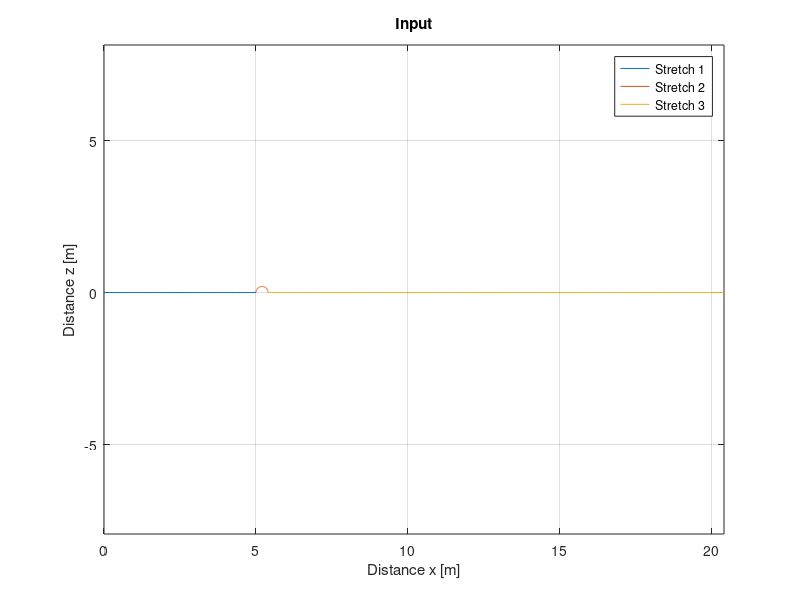
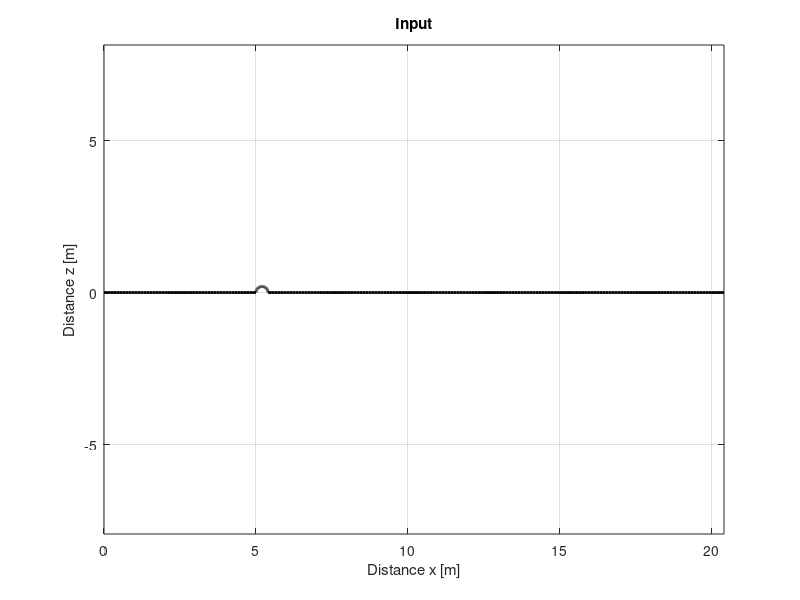
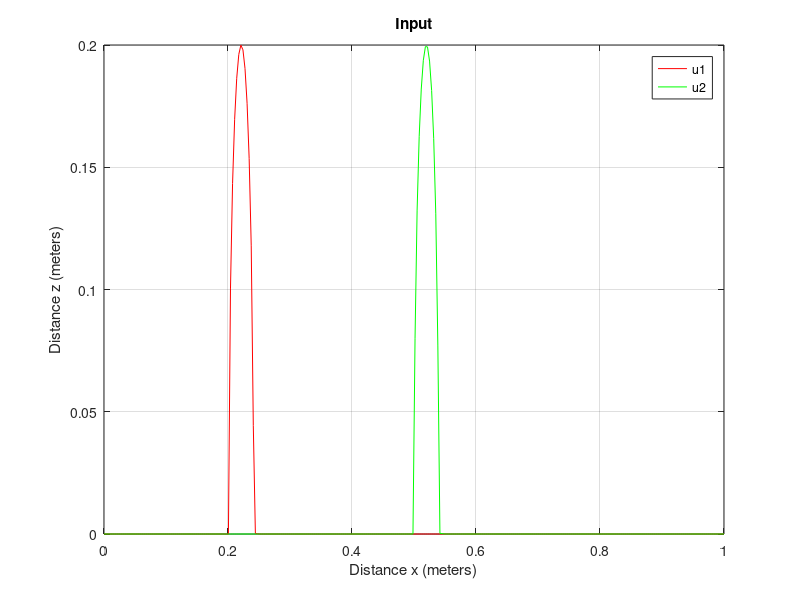
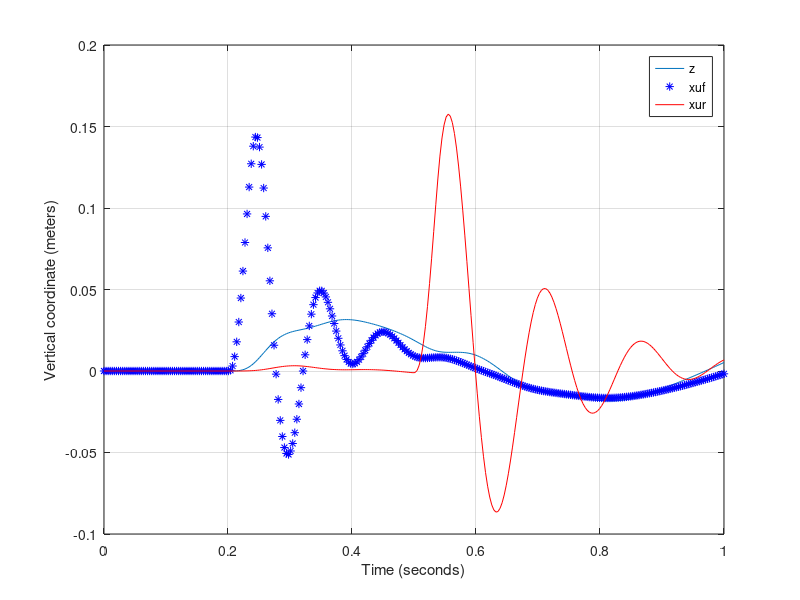

Recreate these plots in MATLAB, in order. (Note: this script raises an error after producing the figures.)
%% Parameters
%We will start by defining the parameters given in the word file to build
%our vehicle model
% Vehicle
ms   = 1794/2;    % Sprung mass                         
m_muf  = 87/2;       % Front unsprung mass                
m_mur  = 140/2;    % Rear unsprung mass                 
Is  = 3443;     % Moment of inertia of sprung mass  
a  = 1.271;      % Distance from centre of sprung mass to front axle                 
b  = 1.716;     % Distance from centre of sprung mass to rear axle               
kf  = 66824;    % Front spring constant             
kr  = 18615;    % Rear spring constant               
kt = 101115;   % Tyre spring constant                    
cf  = 1190;    % Front damping constant              
cr  = 1000;    % Rear damping constant             
% For animating our model
z_sstat = 1.6;   % Sprung mass static vertical position      [m]
z_ustat = 0.7;   % Unsprung mass static vertical position    [m]
h_s = 0.1;          % Sprung block height                       [m]
w_u = 0.3;          % Unsprung block width                      [m]
h_u = 0.1;          % Unsprung block height                     [m]
w_e = 0.2;          % Unsprung width extension                  [m]
l_win        = 5;   % Length window analysis                    [m]
l_win_maring = 0.3; % Length window margin at the begining      [m]
% Video
playback_speed = 0.1;               % Speed of playback
tF      = 1;                        % Final time                [s]
fR      = 30/playback_speed;        % Frame rate                [fps]
dt      = 1/fR;                     % Time resolution           [s]
time    = linspace(0,tF,tF*fR);     % Time                      [s]
%% Road
% Stretch 1
x_r_1_total = 5;        
dx_r_1 = 0.1;                                        
x_r_1 = 0:dx_r_1:x_r_1_total;
z_r_1 = zeros(1,length(x_r_1));
% Stretch 2
R_r = 0.2;             
th_r = 0:0.01:pi;
x_r_2 = -R_r*cos(th_r) + x_r_1_total+R_r;
z_r_2 = R_r*sin(th_r);
% Stretch 3
x_r_3_total = 15;      
dx_r_2 = 0.1;           
x_r_3 = x_r_1_total+2*R_r:dx_r_2:x_r_1_total+2*R_r+x_r_3_total;
z_r_3 = zeros(1,length(x_r_3));
% Concatenating 
X_r = [x_r_1 x_r_2(2:end) x_r_3(2:end)];
Z_r = [z_r_1 z_r_2(2:end) z_r_3(2:end)];
figure
hold on ; box on ; grid on ; axis equal
plot(x_r_1,z_r_1)
plot(x_r_2,z_r_2)
plot(x_r_3,z_r_3)
xlabel('Distance x [m]')
ylabel('Distance z [m]')
legend('Stretch 1','Stretch 2','Stretch 3')
title('Input')
figure
hold on ; box on ; grid on ; axis equal
plot(X_r,Z_r,'k','LineWidth',2)
xlabel('Distance x [m]')
ylabel('Distance z [m]')
title('Input')
%% Simulation
% z     : Body vertical motion coordinate
% th    : Body pitch motion coordinate
% xuf   : Front wheel vertical motion coordinate 
% xur   : Rear wheel vertical motion coordinate
% Mx'' + Cx' + K x = F u
M = [   ms   0   0   0   ;
        0   Is  0   0   ;
        0   0   m_muf  0   ;
        0   0   0   m_mur  ];
C = [   cf+cr           b*cr-a*cf         -cf         -cr     ;
        b*cr-a*cr     cf*a^2+cr*b^2     a*cf       -b*cr  ;
        -cf             a*cf               cf          0       ;
        -cr             -b*cr              0           cr      ];
K = [   kf+kr           b*kr-a*kf         -kf         -kr     ;
        b*kr-a*kf     kf*a^2+kr*b^2     a*kf       -b*kr  ;
        -kf             a*kf               kf+kt      0       ;
        -kr             -b*kr              0           kr+kt  ];
F = [   0       0   ;
        0       0   ;
        kt     0   ;
        0       kt ];
    
% State space model
A = [   zeros(4,4)      eye(4,4)   ;
        -M\K         -M\C    ];
B = [   zeros(4,2)  ;
        M\F      ];           
C = [   1 0 0 0 0 0 0 0 ;
        0 1 0 0 0 0 0 0 ;
        0 0 1 0 0 0 0 0 ;
        0 0 0 1 0 0 0 0 ;
        0 0 0 0 0 0 0 0 ;
        0 0 0 0 0 0 0 0 ;
        0 0 0 0 0 0 0 0 ;
        0 0 0 0 0 0 0 0 ];
D = zeros(8,2);
sys = ss(A,B,C,D);
% Input
vel = 10;                       % Longitudinal speed of the car            
lon_pos_1 = vel*time + a+b;   % Longitudinal position of the front axle  

lon_pos_2 = vel*time;           % Longitudinal position of the rear axle  

u1 = interp1(X_r,Z_r,lon_pos_1);
u2 = interp1(X_r,Z_r,lon_pos_2);
figure
hold on ; grid on ; box on
plot(time,u1,'r')
plot(time,u2,'g')
xlabel('Distance x (meters)')
ylabel('Distance z (meters)')
title('Input')
legend('u1','u2')
u_vet = [u1' u2'];
[y,time,x] = lsim(sys,u_vet,time);
z       = y(:,1); % Body vertical motion coordinate        
theta   = y(:,2); % Body pitch motion coordinate            
xuf     = y(:,3); % Front wheel vertical motion coordinate 
xur     = y(:,4); % Rear wheel vertical motion coordinate   
figure
hold on ; grid on ; box on
plot(time,z)
plot(time,xuf,'b*')
plot(time,xur,'r-')
xlabel('Time (seconds)')
ylabel('Vertical coordinate (meters)')
legend('z','xuf','xur')
%% Animation
color = cool(6); % Colormap
figure
% set(gcf,'Position',[50 50 1280 720])  % YouTube: 720p
% set(gcf,'Position',[50 50 854 480])   % YouTube: 480p
set(gcf,'Position',[50 50 640 640])     % Social
% Create and open video writer object
v = VideoWriter('half_car_model.mp4','MPEG-4');
v.Quality   = 100;
% v.FrameRate = fR;
open(v);
for i=1:length(time)
    
    cla
    % Instant position
    x_inst = vel*time(i);
    
    % Track passing by:
    set(gca,'xlim',[x_inst-l_win_maring x_inst+l_win],'ylim',[-1.7 -1.7+l_win])
    hold on ; grid on ; box on %; axis equal (Dont work well. It drifts vertically)
    plot([-10 X_r],[0 Z_r],'k','LineWidth',3)
    
    set(gca,'FontName','Verdana','FontSize',16)
    title(["Half car model",strcat('Time=',num2str(time(i),'%.3f'),' s (Playback speed=',num2str(playback_speed),')')])
    % Sprung mass plot
    fill([x_inst a+b+x_inst a+b+x_inst x_inst],[z(i)+z_sstat+b*theta(i) z(i)+z_sstat-a*theta(i) z(i)+z_sstat+h_s-a*theta(i) z(i)+z_sstat+h_s+b*theta(i)],color(6,:),'LineWidth',2)
  
    % Unprung mass front plot
    fill([x_inst-w_u/2+a+b-w_e     x_inst+w_u/2+a+b   x_inst+w_u/2+a+b   x_inst-w_u/2+a+b-w_e],...
         [xuf(i)+z_ustat  xuf(i)+z_ustat  xuf(i)+h_u+z_ustat  xuf(i)+h_u+z_ustat],color(2,:),'LineWidth',2)
    
    % Unprung mass rear plot
    fill([x_inst-w_u/2   x_inst+w_u/2+w_e     x_inst+w_u/2+w_e    x_inst-w_u/2],...
         [xur(i)+z_ustat   xur(i)+z_ustat  xur(i)+h_u+z_ustat     xur(i)+h_u+z_ustat],color(1,:),'LineWidth',2)
    % Damper
    plotDamper(z_sstat,z_ustat,y,i, x_inst+a+b , x_inst,a,b,h_u)
      
	% Spring
    plotSpring(z_sstat,z_ustat,u_vet,y,i, x_inst+a+b , x_inst,a,b,h_u)
    
    % Tire
    plot(x_inst+a+b,u_vet(i,1),'ko','MarkerFacecolor','k','MarkerSize',7) % Front
    plot(x_inst,u_vet(i,2),'ko','MarkerFacecolor','k','MarkerSize',7) % Rear
  
    xlabel('x [m]')
    ylabel('z [m]')
    
    frame = getframe(gcf);
    writeVideo(v,frame);
    
end
close(v);
function plotSpring(z_s_static , z_u_static , u_vet , y , i , x_1 , x_2 , a1 , a2 , h_u)
    % Spring parameters
    rod_Pct    = 0.11;      % Length rod percentage of total gap
    spring_Pct = 1/3;       % Spring pitch percentage of spring gap 
    spring_wid = 2;         % Spring line width
    % Tire 1 spring  geometry 
    c_t_1 = x_1;            % Longitudinal position
    w_t_1 = 0.07;            % Width
    % Tire 2 spring geometry 
    c_t_2 = x_2;         	% Longitudinal position
    w_t_2 = 0.07;            % Width
    
    % Suspension 1 spring geometry 
    c_s_1 = x_1;            % Longitudinal position
    w_s_1 = 0.1;            % Width
    % Suspension 2 spring geometry 
    c_s_2 = x_2;         	% Longitudinal position
    w_s_2 = 0.1;            % Width
    
    % Base front and rear
    z_b_1 = u_vet(:,1); % Front
    z_b_2 = u_vet(:,2); % Rear
    % Unsprung mass absolute vertical position (lower center point)
    z_u_1 = y(:,3) + z_u_static; % Front
    z_u_2 = y(:,4) + z_u_static; % Rear
    % Spring front and rear (Tire) length without rods
    L_u_1 = (z_u_1 - z_b_1) - 2*rod_Pct * z_u_static; % Front
    L_u_2 = (z_u_2 - z_b_2) - 2*rod_Pct * z_u_static; % Rear
    % Sprung mass front and rear absolute vertical position (lower center point)
    z_s_1 = y(:,1) - a1*y(:,2) + z_s_static; % Front
    z_s_2 = y(:,1) + a2*y(:,2) + z_s_static; % Rear
    
    % Spring front and rear (Suspension) length without rods
    L_s_1 = (z_s_1 - z_u_1 - h_u) - 2*rod_Pct*(z_s_static-z_u_static-h_u) ;
    L_s_2 = (z_s_2 - z_u_2 - h_u) - 2*rod_Pct*(z_s_static-z_u_static-h_u) ;
    % Spring tire 1 front
    spring_u_1_X = [ 
                c_t_1                               % Start
                c_t_1                               % rod
                c_t_1 + w_t_1                       % Part 1   
                c_t_1 - w_t_1                       % Part 2
                c_t_1 + w_t_1                       % Part 3
                c_t_1 - w_t_1                       % Part 4
                c_t_1 + w_t_1                       % Part 5
                c_t_1 - w_t_1                       % Part 6
                c_t_1                               % Part 7
                c_t_1                               % rod/End
                ];
    
	spring_u_1_Y = [ 
                z_b_1(i)                                            % Start
                z_b_1(i)+  rod_Pct*z_u_static                         % rod
                z_b_1(i)+  rod_Pct*z_u_static                         % Part 1 
                z_b_1(i)+  rod_Pct*z_u_static+  spring_Pct*L_u_1(i)     % Part 2
                z_b_1(i)+  rod_Pct*z_u_static+  spring_Pct*L_u_1(i)     % Part 3
                z_b_1(i)+  rod_Pct*z_u_static+2*spring_Pct*L_u_1(i)   % Part 4
                z_b_1(i)+  rod_Pct*z_u_static+2*spring_Pct*L_u_1(i)   % Part 5
                z_b_1(i)+  rod_Pct*z_u_static+3*spring_Pct*L_u_1(i)   % Part 6
                z_b_1(i)+  rod_Pct*z_u_static+3*spring_Pct*L_u_1(i)   % Part 7
                z_b_1(i)+2*rod_Pct*z_u_static+3*spring_Pct*L_u_1(i) % rod/End
               ]; 
           
    % Spring tire 2 rear
    spring_u_2_X = [ 
                c_t_2                               % Start
                c_t_2                               % rod
                c_t_2+w_t_2                         % Part 1   
                c_t_2-w_t_2                         % Part 2
                c_t_2+w_t_2                         % Part 3
                c_t_2-w_t_2                         % Part 4
                c_t_2+w_t_2                         % Part 5
                c_t_2-w_t_2                         % Part 6
                c_t_2                               % Part 7
                c_t_2                               % rod/End
                ];
    
	spring_u_2_Y = [ 
                z_b_2(i)                                            % Start
                z_b_2(i)+rod_Pct*z_u_static                         % rod
                z_b_2(i)+rod_Pct*z_u_static                         % Part 1 
                z_b_2(i)+rod_Pct*z_u_static+spring_Pct*L_u_2(i)     % Part 2
                z_b_2(i)+rod_Pct*z_u_static+spring_Pct*L_u_2(i)     % Part 3
                z_b_2(i)+rod_Pct*z_u_static+2*spring_Pct*L_u_2(i)   % Part 4
                z_b_2(i)+rod_Pct*z_u_static+2*spring_Pct*L_u_2(i)   % Part 5
                z_b_2(i)+rod_Pct*z_u_static+3*spring_Pct*L_u_2(i)   % Part 6
                z_b_2(i)+rod_Pct*z_u_static+3*spring_Pct*L_u_2(i)   % Part 7
                z_b_2(i)+2*rod_Pct*z_u_static+3*spring_Pct*L_u_2(i) % rod/End
               ]; 
    % Spring suspension 1 front
    spring_s_1_X = [ 
                c_s_1                               % Start
                c_s_1                               % rod
                c_s_1+w_s_1                         % Part 1   
                c_s_1-w_s_1                         % Part 2
                c_s_1+w_s_1                         % Part 3
                c_s_1-w_s_1                         % Part 4
                c_s_1+w_s_1                         % Part 5
                c_s_1-w_s_1                         % Part 6
                c_s_1                               % Part 7
                c_s_1                               % rod/End
                ];
    
	spring_s_1_Y = [ 
                z_u_1(i)+h_u                                                                % Start
                z_u_1(i)+h_u+  rod_Pct*(z_s_static-z_u_static-h_u)                          % rod
                z_u_1(i)+h_u+  rod_Pct*(z_s_static-z_u_static-h_u)                          % Part 1 
                z_u_1(i)+h_u+  rod_Pct*(z_s_static-z_u_static-h_u)+  spring_Pct*L_s_1(i)    % Part 2
                z_u_1(i)+h_u+  rod_Pct*(z_s_static-z_u_static-h_u)+  spring_Pct*L_s_1(i)    % Part 3
                z_u_1(i)+h_u+  rod_Pct*(z_s_static-z_u_static-h_u)+2*spring_Pct*L_s_1(i)    % Part 4
                z_u_1(i)+h_u+  rod_Pct*(z_s_static-z_u_static-h_u)+2*spring_Pct*L_s_1(i)    % Part 5
                z_u_1(i)+h_u+  rod_Pct*(z_s_static-z_u_static-h_u)+3*spring_Pct*L_s_1(i)    % Part 6
                z_u_1(i)+h_u+  rod_Pct*(z_s_static-z_u_static-h_u)+3*spring_Pct*L_s_1(i)    % Part 7
                z_u_1(i)+h_u+2*rod_Pct*(z_s_static-z_u_static-h_u)+3*spring_Pct*L_s_1(i)    % rod/End
               ];
           
    % Spring suspension 2 rear 
    spring_s_2_X = [ 
                c_s_2                               % Start
                c_s_2                               % rod
                c_s_2+w_s_2                         % Part 1   
                c_s_2-w_s_2                         % Part 2
                c_s_2+w_s_2                         % Part 3
                c_s_2-w_s_2                         % Part 4
                c_s_2+w_s_2                         % Part 5
                c_s_2-w_s_2                         % Part 6
                c_s_2                               % Part 7
                c_s_2                               % rod/End
                ];
    
	spring_s_2_Y = [ 
                z_u_2(i)+h_u                                                                % Start
                z_u_2(i)+h_u+  rod_Pct*(z_s_static-z_u_static-h_u)                          % rod
                z_u_2(i)+h_u+  rod_Pct*(z_s_static-z_u_static-h_u)                          % Part 1 
                z_u_2(i)+h_u+  rod_Pct*(z_s_static-z_u_static-h_u)+  spring_Pct*L_s_2(i)    % Part 2
                z_u_2(i)+h_u+  rod_Pct*(z_s_static-z_u_static-h_u)+  spring_Pct*L_s_2(i)    % Part 3
                z_u_2(i)+h_u+  rod_Pct*(z_s_static-z_u_static-h_u)+2*spring_Pct*L_s_2(i)    % Part 4
                z_u_2(i)+h_u+  rod_Pct*(z_s_static-z_u_static-h_u)+2*spring_Pct*L_s_2(i)    % Part 5
                z_u_2(i)+h_u+  rod_Pct*(z_s_static-z_u_static-h_u)+3*spring_Pct*L_s_2(i)    % Part 6
                z_u_2(i)+h_u+  rod_Pct*(z_s_static-z_u_static-h_u)+3*spring_Pct*L_s_2(i)    % Part 7
                z_u_2(i)+h_u+2*rod_Pct*(z_s_static-z_u_static-h_u)+3*spring_Pct*L_s_2(i)    % rod/End
               ];
    % PLOT
    plot(spring_u_1_X,spring_u_1_Y,'k','LineWidth',spring_wid)
    plot(spring_u_2_X,spring_u_2_Y,'k','LineWidth',spring_wid)
    plot(spring_s_1_X,spring_s_1_Y,'k','LineWidth',spring_wid)
    plot(spring_s_2_X,spring_s_2_Y,'k','LineWidth',spring_wid)
        
end
function plotDamper(z_s_static , z_u_static , y , i , x_1 , x_2 , a1 , a2 , h_u)
    
    % Damper parameters
    rod_Lower_Pct = 0.1;      % Length lower rod percentage of total gap  
    rod_Upper_Pct = 0.55;      % Length upper rod percentage of total gap
    cylinder_Height_Pct = 0.55;      % Length cylinder percentage of total gap
    damper_line_wid  = 2;   % Damper line width
    
    offset_hor_1 = -0.3; % Horizontal offset 1 front [m]
    offset_hor_2 =  0.3; % Horizontal offset 2 rear [m]
    
    % Suspension 1 spring geometry
    c_1 = x_1;  % Longitudinal position
    w_1 = 0.07;  % Width
    
    % Suspension 2 spring geometry
    c_2 = x_2;  % Longitudinal position
    w_2 = 0.07;  % Width
    
    % Unsprung mass absolute vertical position (lower center point)
    z_u_1 = y(:,3) + z_u_static; % Front
    z_u_2 = y(:,4) + z_u_static; % Rear
    % Sprung mass front and rear absolute vertical position (lower center point)
    z_s_1 = y(:,1) - a1*y(:,2) + z_s_static; % Front
    z_s_2 = y(:,1) + a2*y(:,2) + z_s_static; % Rear
    
    % rod attached to unsprung mass
    rod_u_1_X = [c_1+offset_hor_1 c_1+offset_hor_1]';
    rod_u_1_Y = [z_u_1+h_u  z_u_1+h_u+rod_Lower_Pct*(z_s_static-z_u_static)];
    
    rod_u_2_X = [c_2+offset_hor_2 c_2+offset_hor_2];
    rod_u_2_Y = [z_u_2+h_u  z_u_2+h_u+rod_Lower_Pct*(z_s_static-z_u_static)];
    
    % Damper 1 base cylinder - rod - base 
    cylinder_1_X = [   
                    c_1-w_1+offset_hor_1
                    c_1-w_1+offset_hor_1
                    c_1+w_1+offset_hor_1
                    c_1+w_1+offset_hor_1
                ];
                
    cylinder_1_Y = [
                    z_u_1(i)+h_u+rod_Lower_Pct*(z_s_static-z_u_static)+cylinder_Height_Pct*(z_s_static-z_u_static)
                    z_u_1(i)+h_u+rod_Lower_Pct*(z_s_static-z_u_static) 
                    z_u_1(i)+h_u+rod_Lower_Pct*(z_s_static-z_u_static) 
                    z_u_1(i)+h_u+rod_Lower_Pct*(z_s_static-z_u_static)+cylinder_Height_Pct*(z_s_static-z_u_static)
                ];
            
    % Damper 2 base cylinder - rod - base 
    cylinder_2_X = [   
                    c_2-w_2+offset_hor_2
                    c_2-w_2+offset_hor_2
                    c_2+w_2+offset_hor_2
                    c_2+w_2+offset_hor_2
                ];
                
    cylinder_2_Y = [
                    z_u_2(i)+h_u+rod_Lower_Pct*(z_s_static-z_u_static)+cylinder_Height_Pct*(z_s_static-z_u_static)
                    z_u_2(i)+h_u+rod_Lower_Pct*(z_s_static-z_u_static) 
                    z_u_2(i)+h_u+rod_Lower_Pct*(z_s_static-z_u_static) 
                    z_u_2(i)+h_u+rod_Lower_Pct*(z_s_static-z_u_static)+cylinder_Height_Pct*(z_s_static-z_u_static)
                ];
    
    % rod attached to sprung mass 1 front
    rod_s_1_X = [c_1+offset_hor_1  c_1+offset_hor_1];
    rod_s_1_Y = [z_s_1 z_s_1-rod_Upper_Pct*(z_s_static-z_u_static)];
    % rod attached to sprung mass 2 rear
    rod_s_2_X = [c_2+offset_hor_2  c_2+offset_hor_2];
    rod_s_2_Y = [z_s_2 z_s_2-rod_Upper_Pct*(z_s_static-z_u_static)];
    % Piston inside cylinder 1 front
    piston_1_X = [c_1-0.6*w_1+offset_hor_1  c_1+0.6*w_1+offset_hor_1];
    piston_1_Y = [z_s_1-rod_Upper_Pct*(z_s_static-z_u_static) z_s_1-rod_Upper_Pct*(z_s_static-z_u_static)];
    
    % Piston inside cylinder 2 rear
    piston_2_X = [c_2-0.6*w_2+offset_hor_2  c_2+0.6*w_2+offset_hor_2];
    piston_2_Y = [z_s_2-rod_Upper_Pct*(z_s_static-z_u_static) z_s_2-rod_Upper_Pct*(z_s_static-z_u_static)];
    
    % Total damper 1 iteration
    rod_u_1_Y_val  = rod_u_1_Y(i,:);
    rod_s_1_Y_val  = rod_s_1_Y(i,:);
    piston_1_Y_Val = piston_1_Y(i,:);
    
    % Total damper 2 iteration
    rod_u_2_Y_val  = rod_u_2_Y(i,:);
    rod_s_2_Y_val  = rod_s_2_Y(i,:);
    piston_2_Y_Val = piston_2_Y(i,:);
    % PLOT DAMPER 1
    % rods
    plot(rod_u_1_X,rod_u_1_Y_val,'k','LineWidth',damper_line_wid)
    plot(rod_s_1_X,rod_s_1_Y_val,'k','LineWidth',damper_line_wid)
    % Damper parts
    plot(piston_1_X,piston_1_Y_Val,'k','LineWidth',damper_line_wid)
    plot(cylinder_1_X,cylinder_1_Y,'k','LineWidth',damper_line_wid)
    
    % PLOT DAMPER 2
    % rods
    plot(rod_u_2_X,rod_u_2_Y_val,'k','LineWidth',damper_line_wid)
    plot(rod_s_2_X,rod_s_2_Y_val,'k','LineWidth',damper_line_wid)
    % Damper parts
    plot(piston_2_X,piston_2_Y_Val,'k','LineWidth',damper_line_wid)
    plot(cylinder_2_X,cylinder_2_Y,'k','LineWidth',damper_line_wid)
end
